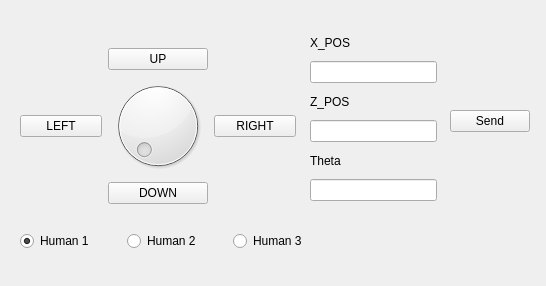
<?xml version="1.0" encoding="UTF-8"?>
<ui version="4.0">
 <class>guiDlg</class>
 <widget class="QWidget" name="guiDlg">
  <property name="geometry">
   <rect>
    <x>0</x>
    <y>0</y>
    <width>546</width>
    <height>286</height>
   </rect>
  </property>
  <property name="windowTitle">
   <string>fakeHumanAgent</string>
  </property>
  <widget class="QWidget" name="layoutWidget">
   <property name="geometry">
    <rect>
     <x>20</x>
     <y>20</y>
     <width>276</width>
     <height>212</height>
    </rect>
   </property>
   <layout class="QVBoxLayout" name="verticalLayout">
    <item>
     <layout class="QGridLayout" name="gridLayout">
      <item row="1" column="1">
       <widget class="QDial" name="giro"/>
      </item>
      <item row="0" column="1">
       <widget class="QPushButton" name="up">
        <property name="text">
         <string>UP</string>
        </property>
       </widget>
      </item>
      <item row="1" column="0">
       <widget class="QPushButton" name="left">
        <property name="text">
         <string>LEFT</string>
        </property>
       </widget>
      </item>
      <item row="1" column="2">
       <widget class="QPushButton" name="right">
        <property name="text">
         <string>RIGHT</string>
        </property>
       </widget>
      </item>
      <item row="3" column="1">
       <widget class="QPushButton" name="down">
        <property name="text">
         <string>DOWN</string>
        </property>
       </widget>
      </item>
     </layout>
    </item>
   </layout>
  </widget>
  <widget class="QWidget" name="layoutWidget">
   <property name="geometry">
    <rect>
     <x>20</x>
     <y>230</y>
     <width>314</width>
     <height>22</height>
    </rect>
   </property>
   <layout class="QHBoxLayout" name="horizontalLayout">
    <item>
     <widget class="QRadioButton" name="radioButton_1">
      <property name="text">
       <string>Human 1</string>
      </property>
      <property name="checked">
       <bool>true</bool>
      </property>
     </widget>
    </item>
    <item>
     <widget class="QRadioButton" name="radioButton_2">
      <property name="text">
       <string>Human 2</string>
      </property>
     </widget>
    </item>
    <item>
     <widget class="QRadioButton" name="radioButton_3">
      <property name="text">
       <string>Human 3</string>
      </property>
     </widget>
    </item>
   </layout>
  </widget>
  <widget class="QPushButton" name="Send">
   <property name="geometry">
    <rect>
     <x>450</x>
     <y>110</y>
     <width>80</width>
     <height>22</height>
    </rect>
   </property>
   <property name="text">
    <string>Send</string>
   </property>
  </widget>
  <widget class="QWidget" name="">
   <property name="geometry">
    <rect>
     <x>310</x>
     <y>30</y>
     <width>127</width>
     <height>171</height>
    </rect>
   </property>
   <layout class="QVBoxLayout" name="verticalLayout_2">
    <item>
     <widget class="QLabel" name="label">
      <property name="text">
       <string>X_POS</string>
      </property>
     </widget>
    </item>
    <item>
     <widget class="QLineEdit" name="X_POS"/>
    </item>
    <item>
     <widget class="QLabel" name="label_2">
      <property name="text">
       <string>Z_POS</string>
      </property>
     </widget>
    </item>
    <item>
     <widget class="QLineEdit" name="Z_POS"/>
    </item>
    <item>
     <widget class="QLabel" name="label_3">
      <property name="text">
       <string>Theta</string>
      </property>
     </widget>
    </item>
    <item>
     <widget class="QLineEdit" name="Theta"/>
    </item>
   </layout>
  </widget>
 </widget>
 <tabstops>
  <tabstop>left</tabstop>
  <tabstop>up</tabstop>
  <tabstop>down</tabstop>
  <tabstop>right</tabstop>
  <tabstop>giro</tabstop>
 </tabstops>
 <resources/>
 <connections/>
</ui>
